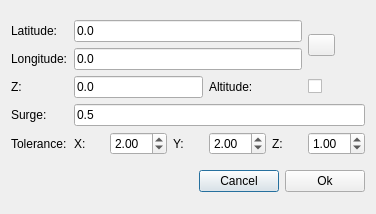
<?xml version="1.0" encoding="UTF-8"?>
<ui version="4.0">
 <class>GoToDialog</class>
 <widget class="QDialog" name="GoToDialog">
  <property name="geometry">
   <rect>
    <x>0</x>
    <y>0</y>
    <width>376</width>
    <height>214</height>
   </rect>
  </property>
  <property name="windowTitle">
   <string>Go To</string>
  </property>
  <layout class="QGridLayout" name="gridLayout">
   <item row="1" column="0">
    <layout class="QHBoxLayout" name="horizontalLayout">
     <item>
      <spacer name="horizontalSpacer">
       <property name="orientation">
        <enum>Qt::Horizontal</enum>
       </property>
       <property name="sizeHint" stdset="0">
        <size>
         <width>40</width>
         <height>20</height>
        </size>
       </property>
      </spacer>
     </item>
     <item>
      <widget class="QPushButton" name="cancel_pushButton">
       <property name="text">
        <string>Cancel</string>
       </property>
      </widget>
     </item>
     <item>
      <widget class="QPushButton" name="Ok_pushButton">
       <property name="text">
        <string>Ok</string>
       </property>
      </widget>
     </item>
    </layout>
   </item>
   <item row="0" column="0">
    <layout class="QGridLayout" name="gridLayout_2">
     <item row="2" column="4">
      <widget class="QLabel" name="altitudeModeLabel">
       <property name="text">
        <string>Altitude:</string>
       </property>
      </widget>
     </item>
     <item row="0" column="6" rowspan="2">
      <widget class="QPushButton" name="getCoordinatesButton">
       <property name="maximumSize">
        <size>
         <width>27</width>
         <height>16777215</height>
        </size>
       </property>
       <property name="text">
        <string/>
       </property>
      </widget>
     </item>
     <item row="4" column="6">
      <widget class="QDoubleSpinBox" name="z_tolerance_doubleSpinBox">
       <property name="locale">
        <locale language="English" country="UnitedKingdom"/>
       </property>
       <property name="minimum">
        <double>0.000000000000000</double>
       </property>
       <property name="singleStep">
        <double>0.500000000000000</double>
       </property>
       <property name="value">
        <double>1.000000000000000</double>
       </property>
      </widget>
     </item>
     <item row="4" column="1">
      <widget class="QLabel" name="x_label">
       <property name="text">
        <string>X:</string>
       </property>
      </widget>
     </item>
     <item row="2" column="6">
      <widget class="QCheckBox" name="altitudeModeCheckBox"/>
     </item>
     <item row="2" column="0">
      <widget class="QLabel" name="altitudeLabel">
       <property name="text">
        <string>Z:</string>
       </property>
      </widget>
     </item>
     <item row="3" column="0">
      <widget class="QLabel" name="surgeLabel">
       <property name="text">
        <string>Surge:</string>
       </property>
      </widget>
     </item>
     <item row="1" column="0">
      <widget class="QLabel" name="longitudeLabel">
       <property name="text">
        <string>Longitude:</string>
       </property>
      </widget>
     </item>
     <item row="0" column="0">
      <widget class="QLabel" name="latitudeLabel">
       <property name="text">
        <string>Latitude:</string>
       </property>
      </widget>
     </item>
     <item row="0" column="1" colspan="5">
      <widget class="QLineEdit" name="latitudeLineEdit">
       <property name="text">
        <string>0.0</string>
       </property>
      </widget>
     </item>
     <item row="4" column="0">
      <widget class="QLabel" name="tolerance_label">
       <property name="text">
        <string>Tolerance:</string>
       </property>
      </widget>
     </item>
     <item row="4" column="3">
      <widget class="QLabel" name="y_label">
       <property name="text">
        <string>Y:</string>
       </property>
      </widget>
     </item>
     <item row="4" column="2">
      <widget class="QDoubleSpinBox" name="x_tolerance_doubleSpinBox">
       <property name="locale">
        <locale language="English" country="UnitedKingdom"/>
       </property>
       <property name="minimum">
        <double>0.000000000000000</double>
       </property>
       <property name="singleStep">
        <double>0.500000000000000</double>
       </property>
       <property name="value">
        <double>2.000000000000000</double>
       </property>
      </widget>
     </item>
     <item row="4" column="4">
      <widget class="QDoubleSpinBox" name="y_tolerance_doubleSpinBox">
       <property name="locale">
        <locale language="English" country="UnitedKingdom"/>
       </property>
       <property name="minimum">
        <double>0.000000000000000</double>
       </property>
       <property name="singleStep">
        <double>0.500000000000000</double>
       </property>
       <property name="value">
        <double>2.000000000000000</double>
       </property>
      </widget>
     </item>
     <item row="3" column="1" colspan="6">
      <widget class="QLineEdit" name="surgeLineEdit">
       <property name="text">
        <string>0.5</string>
       </property>
      </widget>
     </item>
     <item row="1" column="1" colspan="5">
      <widget class="QLineEdit" name="longitudeLineEdit">
       <property name="text">
        <string>0.0</string>
       </property>
      </widget>
     </item>
     <item row="2" column="1" colspan="3">
      <widget class="QLineEdit" name="zLineEdit">
       <property name="text">
        <string>0.0</string>
       </property>
      </widget>
     </item>
     <item row="4" column="5">
      <widget class="QLabel" name="z_label">
       <property name="text">
        <string>Z:</string>
       </property>
      </widget>
     </item>
    </layout>
   </item>
  </layout>
 </widget>
 <resources/>
 <connections/>
</ui>
